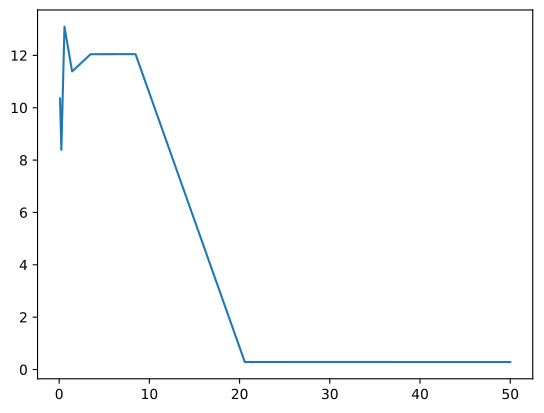

Python code for this plot:
#!/usr/bin/env python3
# -*- coding: utf-8 -*-

"""Compute dimensionless j values as a function of tilde theta for dm_halos project."""

import numpy as np
from scipy import integrate
import matplotlib as mpl
import h_funcs as h
import matplotlib.pyplot as plt

g = {}
gsfunc, gpfunc, gdfunc, gsomfunc = [0, 0, 0, 0]


def jval():
    """H func computation."""
    h.g_import()
    # yval = np.logspace(-4, 2, num=1000)

    # unnormalized h values
    # hst = [h.hts(yy) for yy in yval]
    # hs = [h.hs(yy) for yy in yval]
    # hp = [h.hp(yy) for yy in yval]
    # hd = [h.hd(yy) for yy in yval]
    # hsom = [h.hsom(yy) for yy in yval]
    #
    # with open("./j_factors/j_thetas.txt", 'wb') as outfile:
    #     np.savez(outfile, jst=np.array(hst), js=np.array(hs), jp=np.array(
    #         hp), jd=np.array(hd), jsom=np.array(hsom), theta=np.array(yval))

    # limitvals = np.logspace(0, 4, num=8)
    # for limit in limitvals:
    #     print('limit={}, result={}'.format(limit, integrate.quad(lambda x: x * h.hsom(x), 0, 50, limit=int(limit))[0]))
    theta = np.logspace(-1, np.log10(50), num=8)
    plt.plot(theta, [integrate.quad(lambda x: x * h.hsom(x), 0, angle, limit=int(angle*20))[0] for angle in theta])
    plt.show()

if __name__ == '__main__':
    jval()
